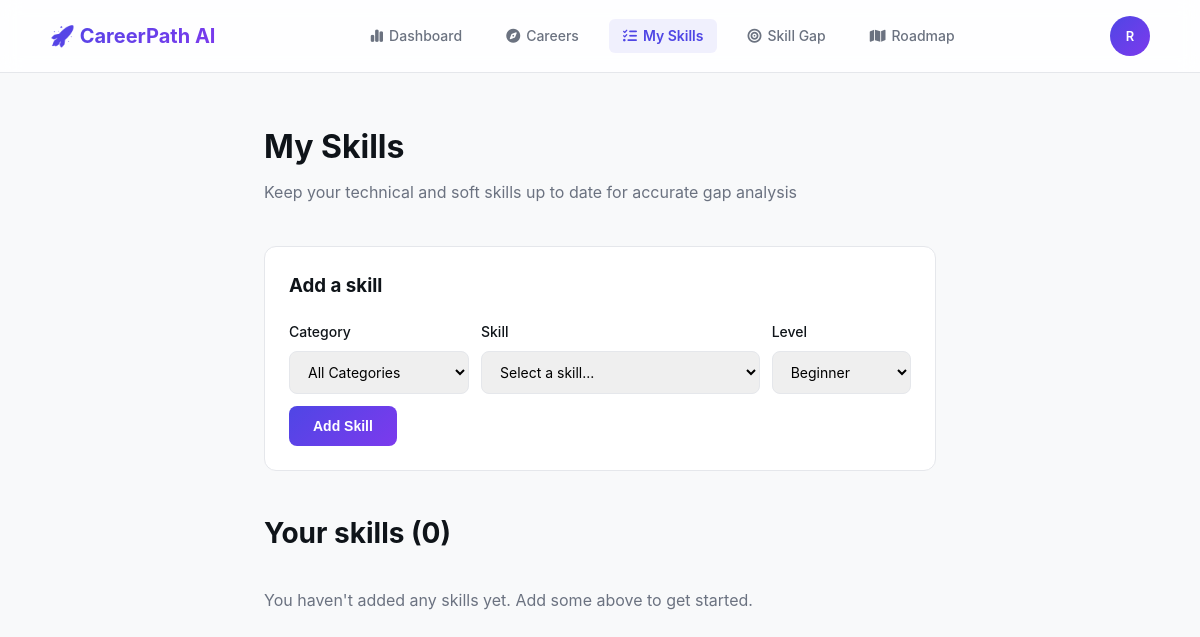
Before: /my-skills/ (signed in) with the older database file.
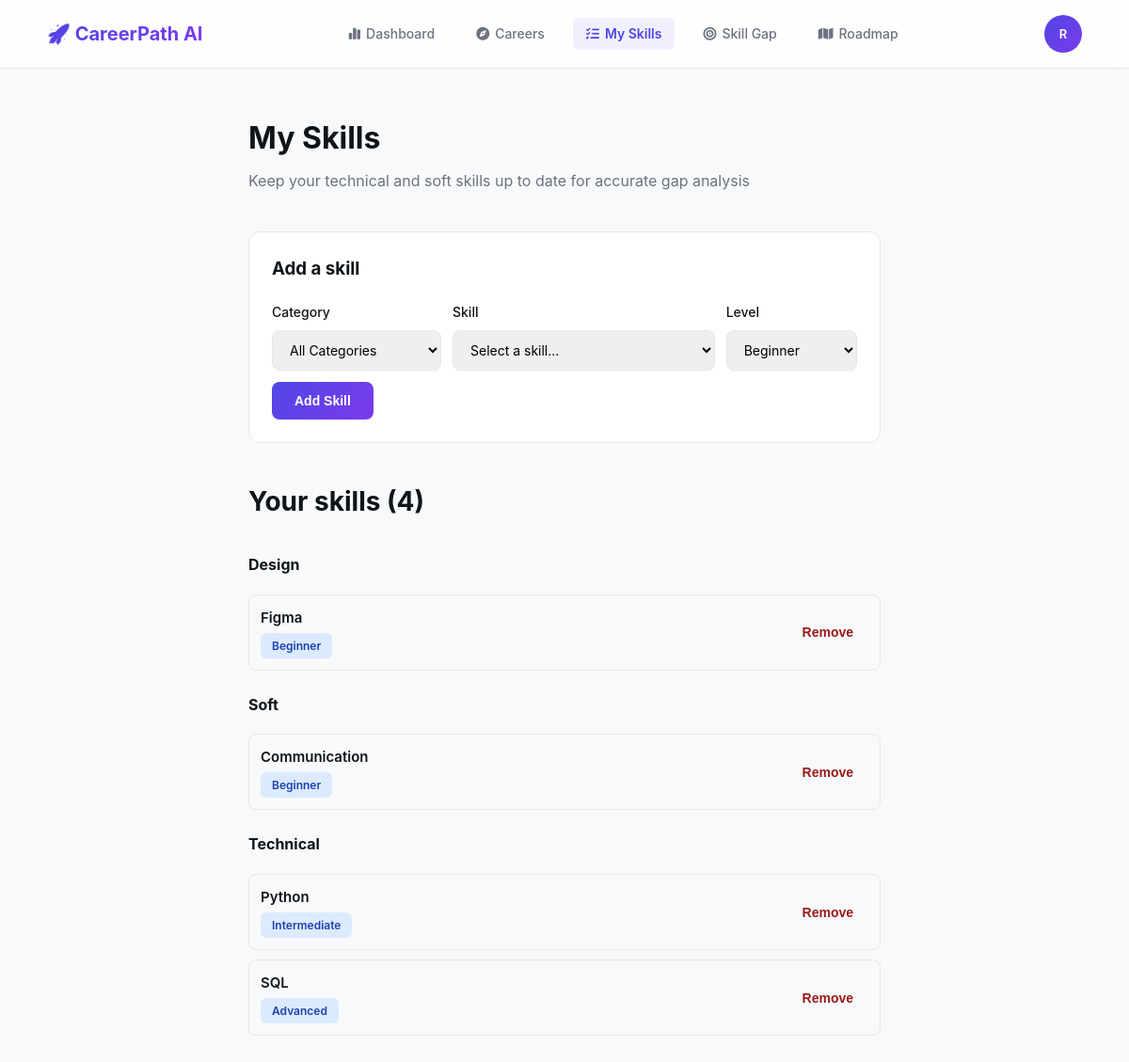
After: the same page with the newer database file.
### accounts/models.py (models this page shows, shortened)
class User(AbstractUser):
    full_name = models.CharField(max_length=150, blank=True, null=True, verbose_name="Full Name")
    email = models.EmailField(unique=True, verbose_name="Email Address")

### skills/models.py (models this page shows, shortened)
class Skill(models.Model):
    name = models.CharField(max_length=100, unique=True)
    category = models.CharField(max_length=100, blank=True, null=True) # Technical, Soft Skill

class UserSkill(models.Model):
    LEVEL_CHOICES = [
        ('beginner', 'Beginner'),
        ('intermediate', 'Intermediate'),
        ('advanced', 'Advanced'),
    ]
    user = models.ForeignKey(settings.AUTH_USER_MODEL, on_delete=models.CASCADE, related_name='user_skills')
    skill = models.ForeignKey(Skill, on_delete=models.CASCADE, related_name='users_possessed')
    level = models.CharField(max_length=20, choices=LEVEL_CHOICES, default='beginner')
    added_at = models.DateTimeField(auto_now_add=True)
    class Meta:
        unique_together = ('user', 'skill')
        ordering = ['-added_at']

### skills/views.py (the view)
# urls.py: path('', views.manage_skills_view, name='manage_skills'),
@login_required
def manage_skills_view(request):
    user = request.user
    user_skills = UserSkill.objects.filter(user=user).select_related('skill').order_by('skill__category')
    already_added_ids = user_skills.values_list('skill_id', flat=True)
    available_skills = Skill.objects.exclude(id__in=already_added_ids)
    categories = Skill.objects.exclude(category__isnull=True).exclude(category='').values_list('category', flat=True).distinct()
    context = {
        'user_skills': user_skills,
        'all_skills': available_skills,
        'categories': categories, # تم تمرير الأقسام هان
    }
    return render(request, 'skills/manage_skills.html', context)

### skills/templates/skills/manage_skills.html (shortened to what this page needs)
{% extends 'dashboard/base.html' %}
{% block content %}
<div class="container-narrow">
  <div class="page-header">
    <h1 class="page-title">My Skills</h1>
    <p class="page-subtitle">Keep your technical and soft skills up to date for accurate gap analysis</p>
  </div>
  <div class="card" style="margin-bottom:32px;">
    <h3 style="margin-bottom:20px;">Add a skill</h3>
<form method="post" action="{% url 'skills:add_skill' %}" style="display:flex; gap:12px; flex-wrap:wrap; align-items:flex-end;">
      <div class="form-group" style="flex:1; min-width:180px; margin-bottom:0;">
        <label for="category_select">Category</label>
        <select id="category_select" class="form-control" onchange="filterSkillsByCategory()">
          <option value="" selected>All Categories</option>
        </select>
      </div>
      <div class="form-group" style="flex:2; min-width:180px; margin-bottom:0;">
        <label for="skill_id">Skill</label>
        <select id="skill_id" name="skill_id" class="form-control" required>
          <option value="" disabled selected>Select a skill...</option>
        </select>
      </div>
      <div class="form-group" style="flex:1; min-width:120px; margin-bottom:0;">
        <label for="current_level">Level</label>
        <select id="current_level" name="current_level" class="form-control">
          <option value="beginner">Beginner</option>
        </select>
      </div>
      <button type="submit" class="btn-primary">Add Skill</button>
    </form>
  </div>
  <h3 class="section-title">Your skills ({{ user_skills.count }})</h3>
  {% if user_skills %}
    {% regroup user_skills by skill.category as category_list %}
    {% for category in category_list %}
      <div class="category-block" style="margin-bottom: 24px;">
        <h4 style="color: var(--text-main); margin-bottom: 12px; font-size: 16px; border-bottom: 1px solid var(--border-color); padding-bottom: 6px;">
          {% if category.grouper %}{{ category.grouper }}{% else %}Uncategorized{% endif %}
        </h4>
        <div class="skills-grid" style="display: flex; flex-direction: column; gap: 10px;">
          {% for us in category.list %}
            <div class="skill-item" style="display:flex; justify-content:space-between; align-items:center; background:var(--bg-card); padding:12px; border-radius:8px;">
              <div>
                <div class="skill-name" style="font-weight:600;">{{ us.skill.name }}</div>
                <span class="badge badge-info" style="margin-top:4px; display:inline-block; font-size: 12px;">
                  {{ us.get_level_display }}
                </span>
              </div>
              <form method="post" action="{% url 'skills:remove_skill' us.skill.id %}">
                <button type="submit" class="btn-ghost" style="color:#991B1B; background:none; border:none; cursor:pointer;">Remove</button>
              </form>
            </div>
          {% endfor %}
        </div>
      </div>
    {% endfor %}
  {% else %}
    <p style="color:var(--text-muted);">You haven't added any skills yet. Add some above to get started.</p>
  {% endif %}
</div>
{% endblock %}

### dashboard/templates/dashboard/base.html (shortened to what this page needs)
{% load static %}
<!DOCTYPE html>
<html lang="en">
<head>
  <link rel="stylesheet" href="https://cdn.jsdelivr.net/npm/bootstrap-icons@1.11.3/font/bootstrap-icons.css">
  <link rel="stylesheet" href="https://cdnjs.cloudflare.com/ajax/libs/font-awesome/6.4.0/css/all.min.css">
  <link rel="stylesheet" href="{% static 'css/style.css' %}">
</head>
<body>
  {% if user.is_authenticated %}
  <nav class="navbar">
    <div class="flex-between" style="width: 100%; max-width: 1100px; margin: 0 auto; display: flex; justify-content: space-between; align-items: center; position: relative;">
      <a href="/dashboard/" class="logo">🚀 CareerPath AI</a>
      <div class="nav-links" id="navLinks">
        <a href="/dashboard/" class="{% if request.path == '/dashboard/' or request.path == '/dashboard' %}active{% endif %}">
          <i class="fa-solid fa-chart-simple" style="margin-right: 6px;"></i> Dashboard
        </a>
        <a href="/careers/" class="{% if 'careers' in request.path %}active{% endif %}">
          <i class="fa-solid fa-compass" style="margin-right: 6px;"></i> Careers
        </a>
        <a href="{% url 'skills:manage_skills' %}" class="{% if 'skills' in request.path %}active{% endif %}">
          <i class="fa-solid fa-list-check" style="margin-right: 6px;"></i> My Skills
        </a>
        <a href="/analysis/" class="{% if 'analysis' in request.path %}active{% endif %}">
          <i class="fa-solid fa-bullseye" style="margin-right: 6px;"></i> Skill Gap
        </a>
        <a href="/roadmap/" class="{% if 'roadmap' in request.path %}active{% endif %}">
          <i class="fa-solid fa-map" style="margin-right: 6px;"></i> Roadmap
        </a>
      </div>
      <div class="nav-user" style="display: flex; align-items: center; gap: 16px;">
        <div class="user-menu">
          <button class="avatar" onclick="toggleUserMenu()" style="border:none; cursor:pointer;">
            {{ user.username|slice:":1"|upper }}
          </button>
        </div>
      </div>
    </div>
  </nav>
  {% endif %}
  <main>
    {% block content %}{% endblock %}
  </main>
</body>
</html>

### dashboard/static/css/style.css (style rules this page uses)
:root { --primary: #4F46E5; --primary-dark: #4338CA; --secondary: #7C3AED; --gradient: linear-gradient(135deg, #4F46E5 0%, #7C3AED 100%); --bg: #F8F9FA; --surface: #FFFFFF; --border: #E5E7EB; --text: #0F1419; --text-muted: #6B7280; --success: #10B981; --success-bg: #E8F5E9; --warning: #F59E0B; --warning-bg: #FFF3E0; --radius: 8px; --radius-lg: 12px; --shadow: 0 4px 12px rgba(0, 0, 0, 0.08); --shadow-lg: 0 12px 32px rgba(0, 0, 0, 0.1); }
* { margin: 0; padding: 0; box-sizing: border-box; }
body { font-family: -apple-system, BlinkMacSystemFont, 'Segoe UI', Roboto, sans-serif; background: var(--bg); color: var(--text); line-height: 1.6; }
a { text-decoration: none; color: inherit; }
.navbar { display: flex; justify-content: space-between; align-items: center; padding: 16px 48px; background: rgba(255, 255, 255, 0.85); backdrop-filter: blur(10px); border-bottom: 1px solid var(--border); position: sticky; top: 0; z-index: 100; }
.logo { font-size: 20px; font-weight: 700; background: var(--gradient); -webkit-background-clip: text; -webkit-text-fill-color: transparent; background-clip: text; }
.nav-links { display: flex; gap: 16px; }
.nav-links a { display: flex; align-items: center; font-size: 14px; font-weight: 500; color: var(--text-muted); transition: all 0.2s ease; padding: 6px 14px; border-radius: 6px; }
.nav-links a.active { color: var(--primary) !important; background: rgba(79, 70, 229, 0.08); font-weight: 600; }
.nav-user { display: flex; align-items: center; gap: 16px; }
.avatar { width: 40px; height: 40px; border-radius: 50%; background: var(--gradient); color: white; display: flex; align-items: center; justify-content: center; font-weight: 600; font-size: 13px; }
.btn, .btn-primary, .btn-secondary, .btn-ghost { display: inline-block; padding: 12px 24px; border-radius: var(--radius); font-size: 14px; font-weight: 600; cursor: pointer; border: none; transition: all 0.2s; text-align: center; }
.btn-primary { background: var(--gradient); color: white; }
.btn-ghost { background: none; color: var(--text-muted); padding: 8px 16px; }
main { min-height: calc(100vh - 73px); }
.container-narrow { max-width: 720px; margin: 0 auto; padding: 48px 24px; }
.page-header { margin-bottom: 40px; }
.page-title { font-size: 32px; font-weight: 700; margin-bottom: 8px; }
.page-subtitle { font-size: 16px; color: var(--text-muted); }
.section-title { font-size: 20px; font-weight: 700; margin: 40px 0 20px; }
.form-group { margin-bottom: 18px; }
.form-group label { display: block; margin-bottom: 8px; font-size: 14px; font-weight: 500; }
.form-control, .form-group input, .form-group select, .form-group textarea { width: 100%; padding: 11px 14px; border: 1px solid var(--border); border-radius: var(--radius); font-size: 14px; font-family: inherit; transition: border-color 0.2s; }
select.form-control { cursor: pointer; }
.card { background: var(--surface); border: 1px solid var(--border); border-radius: var(--radius-lg); padding: 24px; }
.badge { display: inline-block; padding: 4px 12px; border-radius: 6px; font-size: 12px; font-weight: 600; }
.badge-info { background: #DBEAFE; color: #1E40AF; }
.skill-item { background: var(--surface); border: 1px solid var(--border); border-radius: 10px; padding: 18px; display: flex; justify-content: space-between; align-items: center; }
.skill-item .skill-name { font-weight: 600; font-size: 15px; }
.flex-between { display: flex; justify-content: space-between; align-items: center; }
.section-title { font-size: 28px; font-weight: 700; margin-bottom: 32px; color: var(--text); }
.user-menu { position: relative; }
button.avatar { padding: 0; font-family: inherit; }

Changed rows visible on the page:
now on this page (row unchanged): Skill: grouper "Design"
added UserSkill: skill.name "Figma", level "Beginner", shown under "Design"
now on this page (row unchanged): Skill: grouper "Soft"
added UserSkill: skill.name "Communication", level "Beginner", shown under "Soft"
now on this page (row unchanged): Skill: grouper "Technical"
added UserSkill: skill.name "Python", level "Intermediate", shown under "Technical"
added UserSkill: skill.name "SQL", level "Advanced", shown under "Technical"
Other visible differences:
{{ user_skills.count }}: "0" → "4"
text no longer shown: "You haven't added any skills yet. Add some above to get started."
